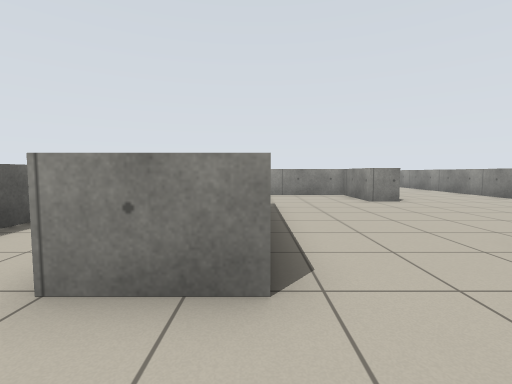
[1] (above)

24 first-person views from a walk through a world built for the Player/Stage simulator. The camera is 0.87 m above the floor, tilts 4° down and sees 85° across. The lines on the ground mark 1 m squares. The floor is counted in squares, 1 m on a side. Each view is taken from the middle of a square. On the plan, view 1 faces up. The plan holds only what a view shows up to about 11 squares ahead; the rest is blank. The robots in the file are not drawn.

[2]
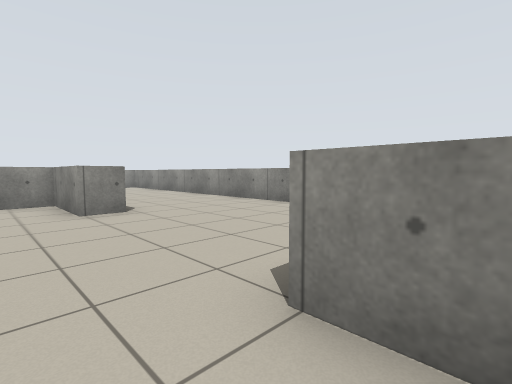

[3]
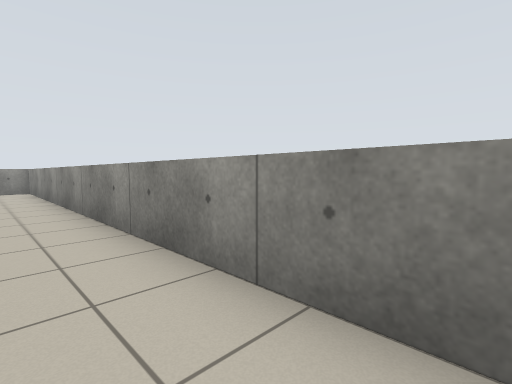

[4]
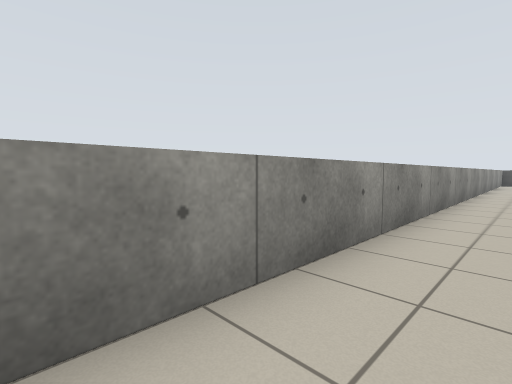

[5]
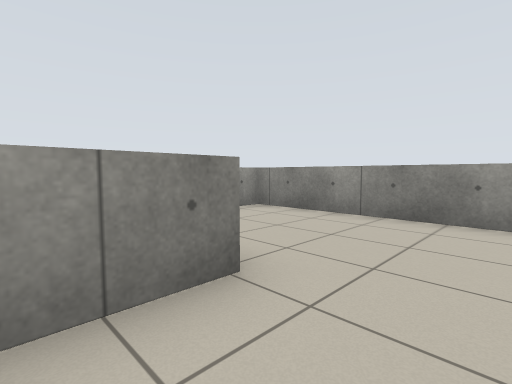

[6]
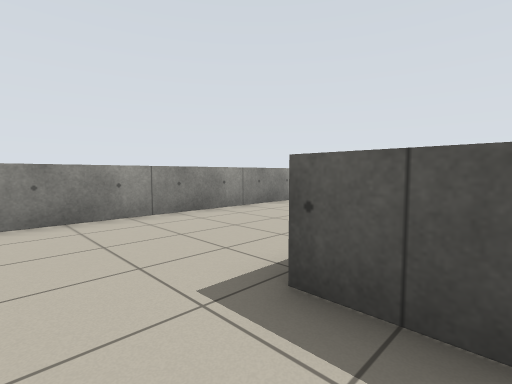

[7]
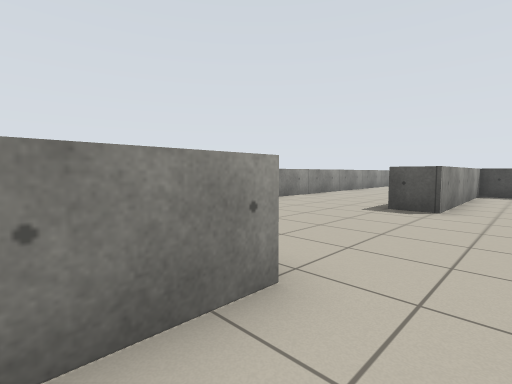

[8]
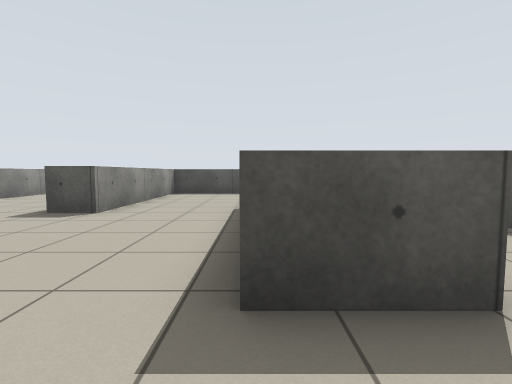

[9]
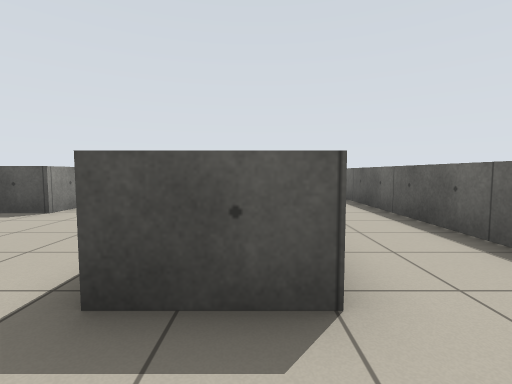

[10]
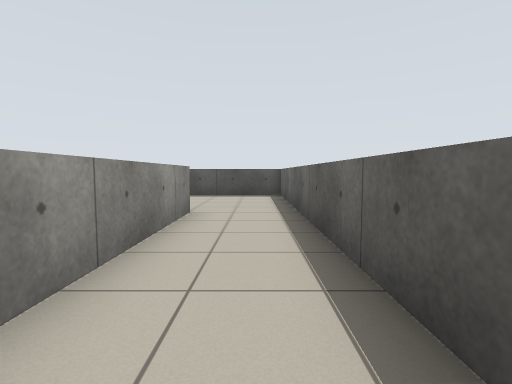

[11]
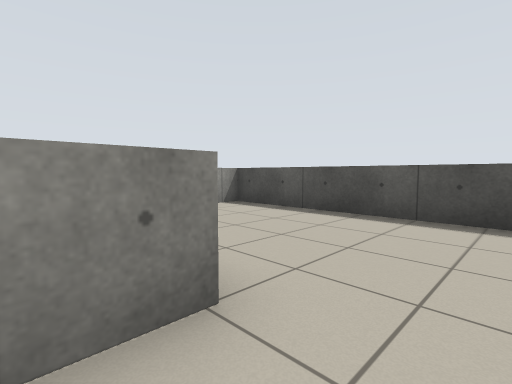

[12]
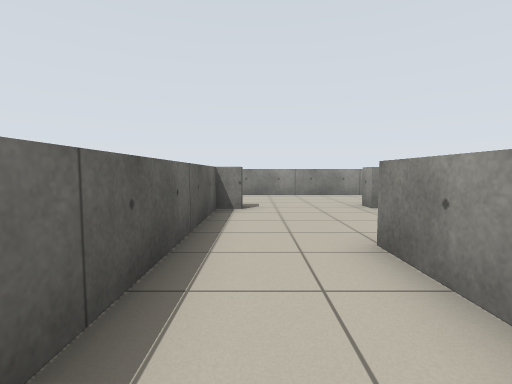

[13]
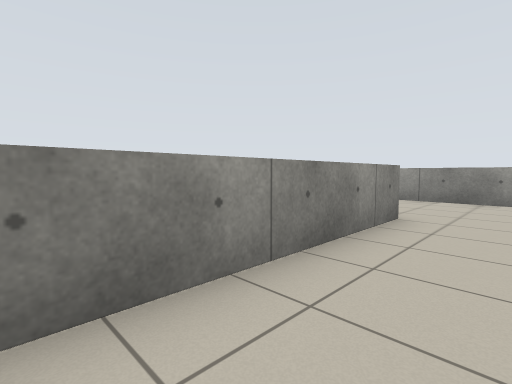

[14]
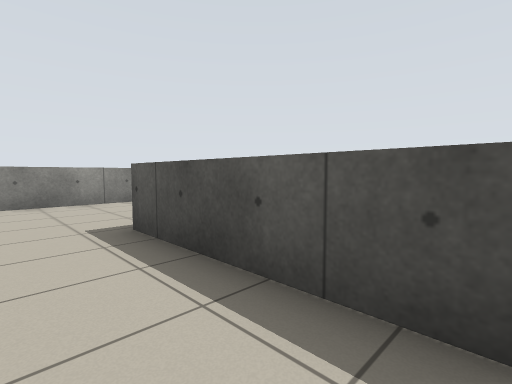

[15]
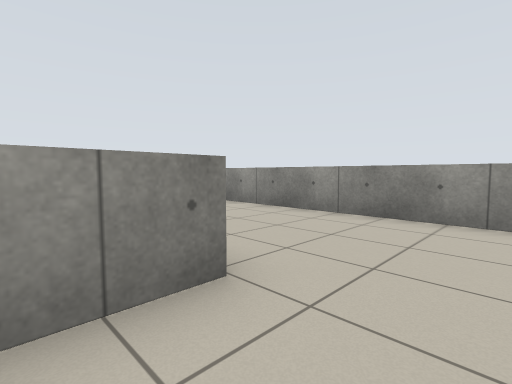

[16]
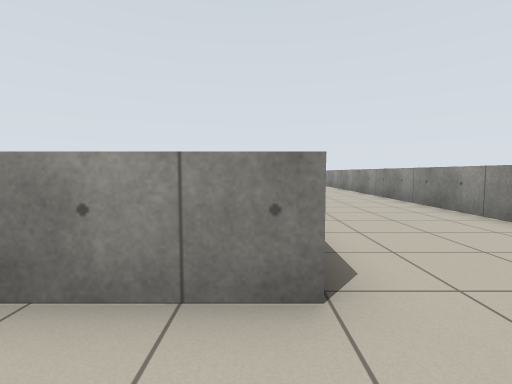

[17]
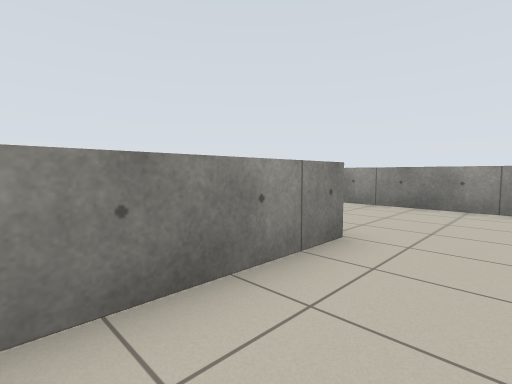

[18]
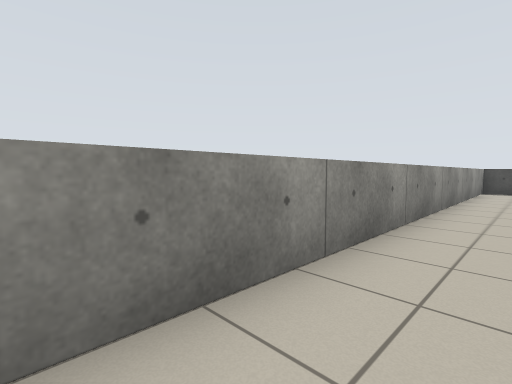

[19]
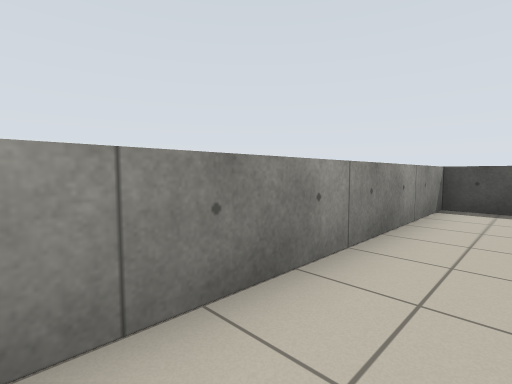

[20]
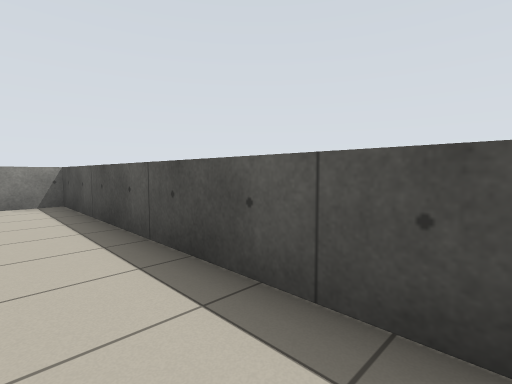

[21]
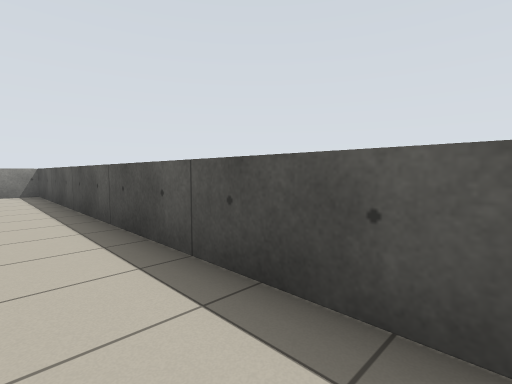

[22]
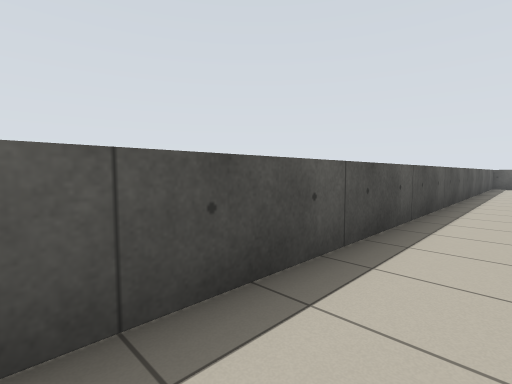

[23]
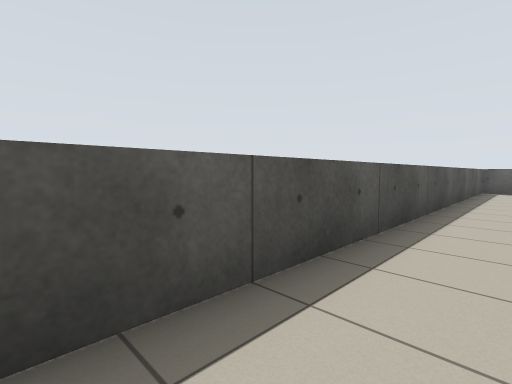

[24]
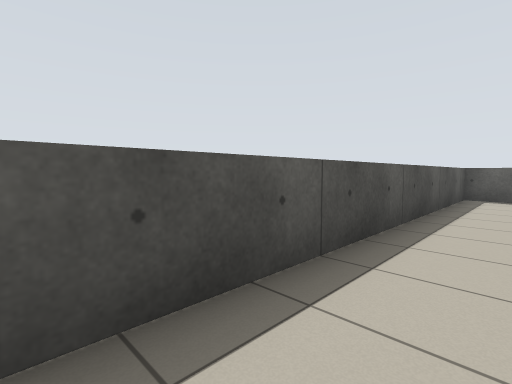

### Floor plan
Key: @ floor where view 1 was taken; # wall or solid block; . floor; = window, fence, low wall or low ledge.
Columns run from 20 left of view 1 to 9 right of it. Each row starts with its distance up from view 1.
 19                             ##
 18                            ..#
 17                           ...#
 16                          ....#
 15                  ########....#
 14                  ............#
 13                  ............#
 12                  ............#
 11                 #...=####....#
 10                 =.......#....#
  9                 =.......#....#
  8                 =............#
  7                 =..#=........#
  6                 =..# ........#
  5                 =..# ........#
  4                 =..# ........#
  3                 =..# ...#....#
  2                 =..#=...#....#
  1                 =.......#....#
  0                 =...@...#....#
 -1                 =.......#....#
 -2                 =.......#....#
 -3                 #########....#
 -4                      ........#
 -5                      ........#
 -6                            ..#
 -7                            ..#
 -8                            ..#
 -9                            ..#
-10                            ..#
-11                            ..#
-12                            ..#
-13                            ..#
-14                            ..#
-15 #............................#
-16 #............................#
-17 ##############################

Positions as (right, up) in squares from view 1, and headings:
1: (0, 0), facing up
2: (2, 2), facing up-right
3: (7, 4), facing up-right
4: (7, 7), facing down-right
5: (3, 13), facing up-right
6: (3, 13), facing down-right
7: (2, 10), facing down-right
8: (0, 9), facing down
9: (-1, 9), facing down
10: (-3, 8), facing down
11: (-3, 3), facing down-right
12: (-3, 4), facing up
13: (-1, 13), facing up-right
14: (0, 13), facing down-right
15: (3, -5), facing up-right
16: (4, -5), facing up
17: (1, -5), facing up-right
18: (7, -2), facing down-right
19: (7, -9), facing down-right
20: (0, -15), facing down-right
21: (-4, -15), facing down-right
22: (-1, -15), facing down-left
23: (-5, -15), facing down-left
24: (-9, -15), facing down-left
